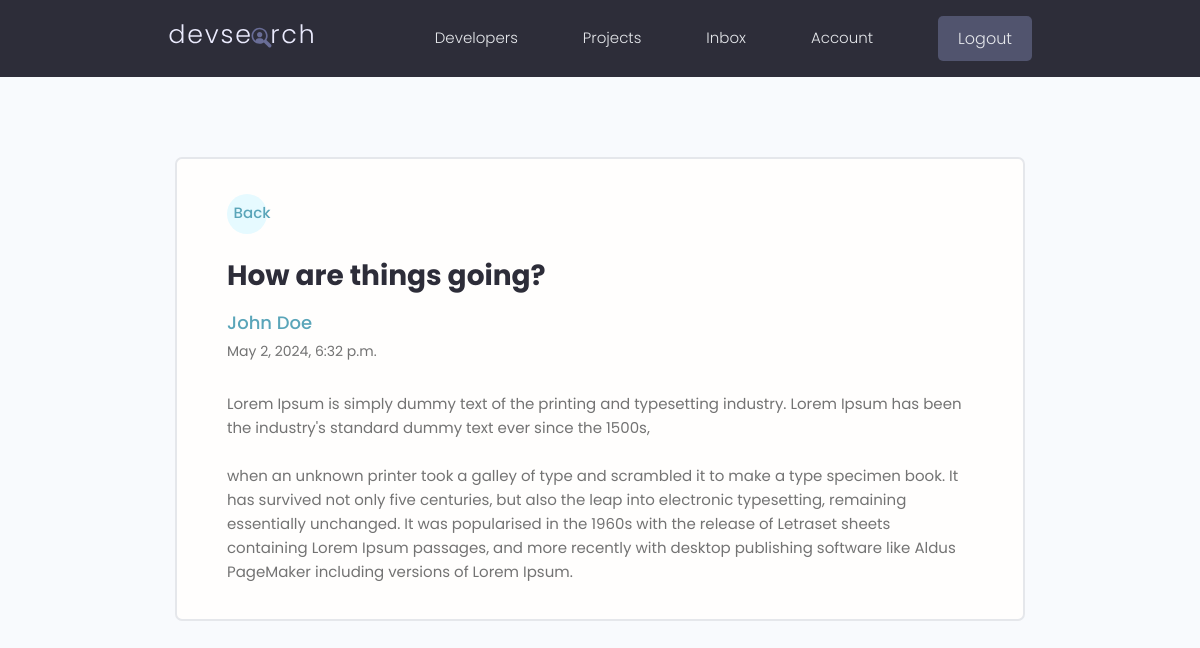
Page /message/40d310b3-15e0-4c5c-b77e-d4db87ae1b07/ (signed in) on the committed database.
### users/models.py (models this page shows, shortened)
class Message(models.Model):
    sender = models.ForeignKey(Profile, on_delete=models.SET_NULL, null=True, blank=True) # one profile can have many messages , on_delete was kept null to not delete messages from receipent when sender account gets deleted
    recipient = models.ForeignKey(Profile, on_delete=models.SET_NULL, null=True, blank=True, related_name="messages") #related_name = messages is used to denote that profile model is connected to recipient by messages | if we didnt use that it wont let profile model to get added twice becuz sender also added
    name = models.CharField(max_length=200, null=True , blank=True)
    email = models.EmailField(max_length=200, null=True , blank=True)
    subject = models.CharField(max_length=200, null=True , blank=True)
    body = models.TextField()
    is_read = models.BooleanField(default=False, null=True) #read or undread
    created = models.DateTimeField(auto_now_add=True)
    id = models.UUIDField(default=uuid.uuid4, unique=True, primary_key=True, editable=False)
    class Meta:
        ordering = ['is_read','-created'] # - created means newer created

### users/views.py (the view)
# urls.py: path('message/<str:pk>/', views.viewMessage, name="message"), #view a message
@login_required(login_url='login')
def viewMessage(request,pk):
    profile =  request.user.profile # getting the current user
    message = profile.messages.get(id=pk) # message is the related_name in the model
    if message.is_read == False:  # if message is not read and
        message.is_read = True # now if message is read
        message.save() #save it as message was read
    context = {'message':message}
    return render(request, 'users/message.html', context)

### users/templates/users/message.html (shortened to what this page needs)
{% extends 'main.html' %}
{% block content %}
  <main class="messagePage my-xl">
    <div class="content-box">
      <div class="message">
        <a class="backButton" href="{% url 'inbox' %}">Back</a>
        <h2 class="message__subject">{{message.subject}}</h4>
          {%  if message.sender %}
          <a href="{% url 'user-profile' message.sender.id %}" class="message__author">{{message.name}}</a>
          {% else %}
          <p class="message__author">{{message.name}}</p>
          {% endif %}
          <p class="message__date">{{message.created}}</p>
          <div class="message__body">{{message.body|linebreaksbr}}</div>
      </div>
    </div>
  </main>
{% endblock content %}

### static/styles/app.css (style rules this page uses)
:root { --color-sub: #2d2d39; }
.content-box { width: 95%; max-width: 85rem; margin: 0 auto; }
.message { padding: 2.5rem 0; }
.message > a { display: flex; gap: 1rem; }
.message__author, .message__date { flex-basis: 25%; }
.message__subject { flex-basis: 50%; }
.message__date { text-align: right; }
.messagePage .message { list-style: none; background: var(--color-white); padding: 3.5rem 5rem; border: 2px solid var(--color-light); border-radius: 0.7rem; }
.messagePage .message__subject { font-size: 2.8rem; color: var(--color-sub); margin-bottom: 1rem; margin-top: 2rem; }
.messagePage .message__author { font-size: 1.8rem; font-weight: 500; }
.messagePage .message__date { font-size: 1.4rem; font-weight: 400; text-align: left; margin-bottom: 3rem; }
.backButton { background: var(--color-main-light); color: var(--color-main); width: 4rem; height: 4rem; display: flex; align-items: center; justify-content: center; border-radius: 50%; }

### static/uikit/styles/modules/_variables.css (style rules this page uses)
:root { --color-main: #5aa5b9; --color-main-light: #e6faff; --color-sub: #3f4156; --color-sub-light: #51546e; --color-sub-lighter: #ededfd; --color-text: #737373; --color-gray: #8b8b8b; --color-light: #e5e7eb; --color-light-gray: #767676; --color-bg: #f8fafd; --color-white: #fffefd; --color-white-light: #f3f3f3; --color-success: #359e64; --color-success-bg: #def8e8; --color-error: #fc4b0b; --color-error-bg: #fff2ee; --font-base: 'Poppins', arial, helvetica, 'Segoe UI', roboto, ubuntu, sans-serif; --font-monospace: 'Fira Code', 'Courier New', courier, monospace; --font-regular: 300; --font-medium: 500; --font-bold: 700; --generic-shadow: 1px 1px 5px #00000010; --generic-transition: all 0.3s ease-in-out; }

### static/uikit/styles/modules/_base.css (style rules this page uses)
* { margin: 0; padding: 0; box-sizing: border-box; text-rendering: optimizeLegibility; color: inherit; font-size: inherit; }
html { font-size: 50%; }
@media only screen and (min-width: 480px) { html { font-size: 56.25%; } }
@media only screen and (min-width: 1200px) { html { font-size: 62.5%; } }
body { line-height: 1.6; font-weight: 400; font-size: 1.5rem; color: var(--color-text); background-color: var(--color-bg); min-height: 100vh; }

### static/uikit/styles/modules/_typography.css (style rules this page uses)
* { font-family: var(--font-base); }
h2 { font-size: 3.6rem; font-weight: var(--font-bold); }
p, span, strong { font-size: 1.6rem; color: var(--color-text); font-weight: var(--font-regular); }
a { padding-bottom: 2px; text-decoration: none; display: inline-block; color: var(--color-main); font-weight: var(--font-medium); }

### static/uikit/styles/modules/_utilities.css (style rules this page uses)
.my-xl { margin: 8rem auto; }

### rows in the picture
Message: subject "How are things going?", name "John Doe", created "May 2, 2024, 6:32 p.m.", body "Lorem Ipsum is simply dummy text of the printing and typesetting industry. Lorem Ipsum has been the industry's standard dummy text ever since the 1500s, when an unknown printer took a galley of type and scrambled it to make a type specimen book. It has survived not only five centuries, but also the leap into electronic typesetting, remaining essentially unchanged. It was popularised in the 1960s with the release of Letraset sheets containing Lorem Ipsum passages, and more recently with desktop publishing software like Aldus PageMaker including versions of Lorem Ipsum."
